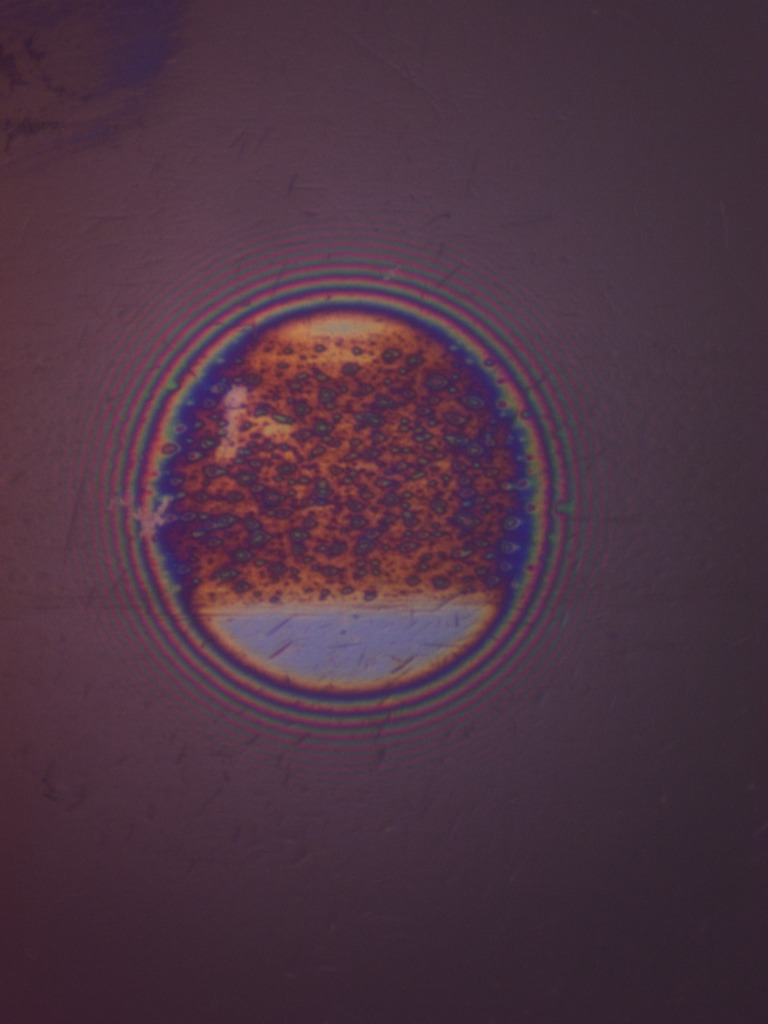
%> input picture ExampleImage.bmp, 768 x 1024 px
$ octave --eval "result = FastFeatureFind(imread('ExampleImage.bmp'));"   (GNU Octave 9; MATLAB toolbox functions it lacks are replaced by stand-ins)
%> lines starting %> are read from the running program, lines starting %| are printed output that depends on the picture
% Function to find symmetries in an image by 1D convolution with optional
% averaging
%
% I is an image of size m x n x 3 (RGB) or m x n (greyscale)
% avgblksz is a number specifying the number of elements of I that will be
%   averaged for each element in the autocorrelation, per dimension
% axis (optional) is a vector containing the axes of symmetry to be found,
%   if empty or not present, axes 1 and 2 are used

function [centers,radius] = FastFeatureFind(I,axis,ellipse,avgblksz,avgblksz2)
%> called with axis = [0 1 0 1]
    plotfigs = false; % there is another one in imconvolveaxis below
    if nargin<5
        avgblksz2 = 4;
        if nargin<4
            avgblksz = 16;
            if nargin<3
                ellipse = false;
                if nargin<2
                    axis = [1,2];
                end
            elseif ellipse && length(axis)<2
                warning('When ellipse is true both axes are required, setting axis to [1 2]');
                axis = [1,2];
            end
        end
    end
    s = 1; % smoothing factor for radius finding
    centers = zeros(1,length(axis));
    radius = 0;
    A = imresize(I,1/avgblksz2);
    if (length(size(I))>2)
        AA = imgradient(A(:,:,1))+imgradient(A(:,:,2))+imgradient(A(:,:,3));
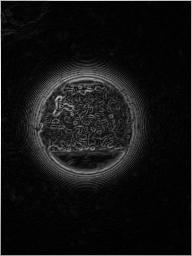
%> AA: size 256x192 double; min 0, max 877.6, mean 69.5; drawn with min black and max white
    else
        AA = imgradient(A);
    end
    AA = AA./max(AA,[],'all');
    AG = imresize(AA,avgblksz2/avgblksz);
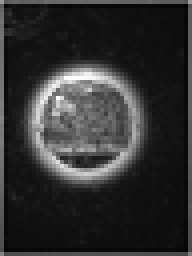
%> AG: size 64x48 double (shown 4 times larger); min -0.0158, max 0.455, mean 0.0755; drawn with min black and max white
    AG = AG./max(AG,[],'all');
    if plotfigs
        figure()
        imshow(I);
        figure()
        imshow(AG);
    end
    for a = axis
        centers(axis==a) = imconvolveaxis(AG,a);
        % do a second convolution which does the same thing but limiting the
        % range of Q to just the region around the centre from the 1st conv
        % transformed to a less heavily averaged space
        if (avgblksz>1)
            centers(axis==a) = (imconvolveaxis(AA,a,(centers(axis==a)-1)*avgblksz/avgblksz2,(centers(axis==a)+1)*avgblksz/avgblksz2)-1)*avgblksz2+1;
        end
        if centers(axis==a)<1; centers = zeros(1,length(axis)); warning("Q matrix minimum is outside region of image gradient"); return; end
    end
%> this loop made 2 passes
%> pass 1, in imconvolveaxis, `AGflipX1 = AG(X1:-1:1,:);`:
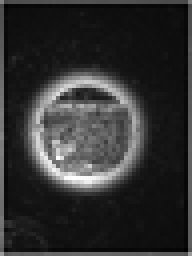
%> AGflipX1: size 64x48 double (shown 4 times larger); min -0.0346, max 1, mean 0.166; mean of the top-left, top-right, bottom-left and bottom-right quarters 0.172, 0.12, 0.233, 0.139; drawn with min black and max white
%> pass 1, in imconvolveaxis (call 2), `AGflipX1 = AG(X1:-1:1,:);`:
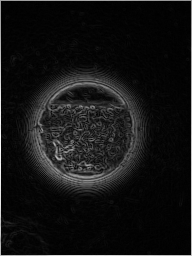
%> AGflipX1: size 256x192 double; min 0, max 1, mean 0.0792; mean of the top-left, top-right, bottom-left and bottom-right quarters 0.082, 0.0577, 0.11, 0.067
%> pass 2, in imconvolveaxis (call 3), `AG = AG'`:
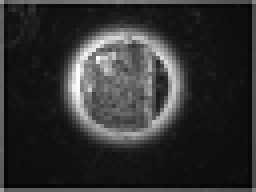
%> AG: size 48x64 double (shown 4 times larger); min -0.0346, max 1, mean 0.166; mean of the top-left, top-right, bottom-left and bottom-right quarters 0.233, 0.172, 0.139, 0.12; drawn with min black and max white
%> pass 2, in imconvolveaxis (call 3), `AGflipX1 = AG(X1:-1:1,:);`:
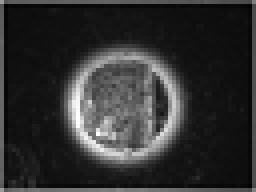
%> AGflipX1: size 48x64 double (shown 4 times larger); min -0.0346, max 1, mean 0.166; mean of the top-left, top-right, bottom-left and bottom-right quarters 0.139, 0.12, 0.233, 0.172; drawn with min black and max white
%> after the loop, centers = [513 365]
    if length(axis)>1 && all(axis==1 | axis==2) % circle
        [X1,X2] = size(AA);
%> X1 = 256; X2 = 192
        c1 = (centers(axis==1)-1)/avgblksz2+1;
%> c1 = 129
        c2 = (centers(axis==2)-1)/avgblksz2+1;
%> c2 = 92
        if (~ellipse)
            rext1 = min([c1,X1-c1+1,c2,X2-c2+1]);
%> rext1 = 92
            R1 = AA(c1+(0:rext1-1),c2).*AA(c1-(0:rext1-1),c2);
%> R1 = 92 values, max 0.191 at index 45, min 0.000134 at index 78, mean 0.0282
            R2 = AA(c1,c2+(0:rext1-1)).*AA(c1,c2-(0:rext1-1));
%> R2 = 92 values, max 0.0916 at index 42, min 0.000224 at index 89, mean 0.0218
            [~,r] = max(smooth(R1'.*R2,s));
%> r = 51
            radius = round(r*avgblksz2);
%> radius = 204
%> `result = FastFeatureFind(imread('ExampleImage.bmp'));`: result = [513 365]
            if (plotfigs)
                figure();
                plot(smooth(R1'.*R2,s),'k');
            end
        else
            rext1 = min([c1,X1-c1+1]);
            rext2 = min([c2,X2-c2+1]);
            R1 = AA(c1+(0:rext1-1),c2).*AA(c1-(0:rext1-1),c2);
            [~,r1] = max(smooth(R1,s));
            R2 = AA(c1,c2+(0:rext2-1)).*AA(c1,c2-(0:rext2-1));
            [~,r2] = max(smooth(R2,s));
            radius = round([r1,r2].*avgblksz2);
        end
    else % we assume axis only has one element
        if (axis==2); A = A'; end
        X1 = size(AA,1);
        c1 = (centers-1)/avgblksz2+1;
        rext1 = min(c1,X1-c1+1);
        R = sum(AA(c1+(0:rext1-1),:),2).*sum(AA(c1-(0:rext1-1),:),2);
        [~,r] = max(smooth(R,s));
        radius = (r-1)*avgblksz2+1;
    end
end

function [c] = imconvolveaxis(AG,axis,startpx,endpx)
    plotfigs = false;
    if (axis == 2); AG = AG'; end
    [X1,X2] = size(AG);
    if (nargin<3)
        startpx = 1;
        endpx = 2*X1-1;
    elseif startpx<1 || endpx<1
        c = 0;
        return;
    else
        startpx = round((startpx-1)*(2*X1-1)/X1) + 1;
        endpx = round((endpx-1)*(2*X1-1)/X1) + 1;
    end
    Q1 = zeros(endpx+1-startpx,1);
    AGX1e = zeros(3*X1-2,X2);
    AGX1e(1:X1-1,:) = repmat(AG(1,:),X1-1,1);
    AGX1e(X1:2*X1-1,:) = AG;
    AGX1e(2*X1:3*X1-2,:) = repmat(AG(X1,:),X1-1,1);
    AGflipX1 = AG(X1:-1:1,:);
    for i=startpx:endpx
        Q1(i-startpx+1) = sum((AGflipX1-AGX1e(i:i+X1-1,:)).^2,'all');
    end
    if plotfigs
        figure()
        if (axis==2); imshow(AGX1e'); else; imshow(AGX1e); end
        figure()
        if (axis==2); imshow(repmat(Q1'./max(Q1,[],'all'),[20,1])); else; imshow(repmat(Q1./max(Q1,[],'all'),[1,20])); end
    end
    [~,ii1] = min(Q1);
%     c = ii1 - (X1 - 1);
    c = round((ii1-1+startpx)./(2*X1-2).*X1);
    if (c<1 || c>X1)
%         warning(['Q matrix minimum is outside region of image gradient in axis ' num2str(axis)]);
        c = 0;
        return;
    end
end
